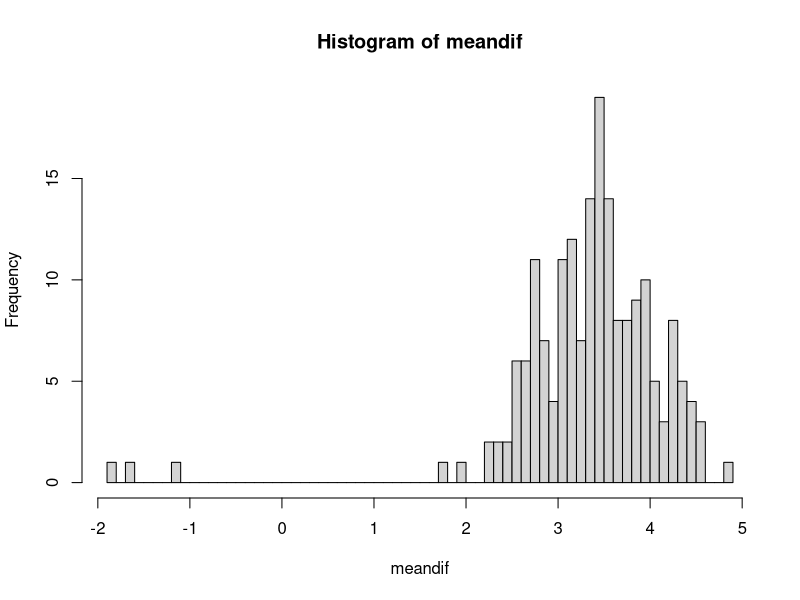

This figure's R source:
N = 10000
NormExp = matrix(rnorm(5*N), ncol = 5)
CancerExp = matrix(append(rnorm(0.05*5*N, mean = 3),rnorm(0.95*5*N)), ncol = 5, byrow = T)
Exp = cbind(NormExp, CancerExp)
pValue = apply(Exp, 1, function(x) t.test(x[1:5],x[6:10])$p.value)

#Сколько генов значимо при уровне значимости равном 0.05?
length(pValue[pValue<=0.05])

#Чему равна доля ложно-положительных?
length(pValue[pValue[(0.05*N+1):N]<=0.05])/length(pValue[pValue<=0.05])

#5.Какому уровню значимости соответствует FDR=0.05 (поправка BH).
pValue[round(p.adjust(pValue, method = 'BH'), digits = 2)==0.05]

#Сколько генов значимо в этом случае. Чему равен реальный FDR?
pvBH = p.adjust(pValue, method = 'BH')
length(pvBH[pvBH <= 0.05])

#6.Ответьте на вопросы предыдущего пункта, но с использованием поправки Боннферони
pvBonf = p.adjust(pValue, method = 'BH')
length(pvBonf[pvBonf <= 0.05])

#7.Постройте распределение размера эффекта (разница средних между больными и здоровыми) для генов из пятого пункта. 
#Соответствует ли распределение вашему ожиданию?
Exp1 = data.frame(cbind(Exp, pvBH))
Exp2 = Exp1[Exp1$pvBH<=0.05,]
meandif = apply(Exp2,1, function(x) mean(x[6:10] - mean(x[1:5])))
hist(meandif, breaks = 50)

